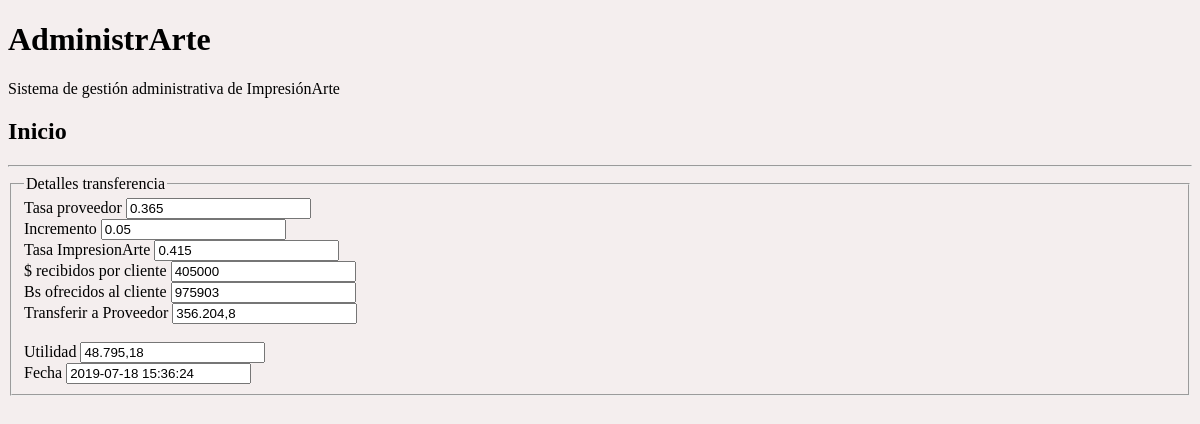
Page /controlador/detallesTrans.php?ID_Transferencia=39 on the committed database.
### tables this page shows
CREATE TABLE `transferencia` (
  `ID_Transferencia` int(11) NOT NULL,
  `ID_Usuario` int(3) NOT NULL,
  `ID_TT` int(11) NOT NULL,
  `banco` varchar(30) NOT NULL,
  `numero` varchar(30) NOT NULL,
  `monto_pesos` varchar(10) NOT NULL,
  `recibe_Bs` varchar(10) NOT NULL,
  `transferirProveedor` varchar(10) NOT NULL,
  `utilidad` varchar(10) NOT NULL,
  `fecha` datetime NOT NULL
);

CREATE TABLE `tasa_transferencia` (
  `ID_TT` int(11) NOT NULL,
  `tasa_proveedor` decimal(11,3) NOT NULL,
  `incremento` decimal(11,3) NOT NULL,
  `tasa_impresionarte` decimal(11,3) NOT NULL,
  `fecha` date NOT NULL
);

### modelo/consultaDetalleTransferencia.php (called while the page is built)
<?php
    $Consulta_1="SELECT transferencia.fecha, transferencia.transferirProveedor, tasa_Proveedor, incremento, tasa_impresionarte, recibe_Bs, monto_pesos, utilidad FROM tasa_transferencia INNER JOIN transferencia ON tasa_transferencia.ID_TT=transferencia.ID_TT INNER JOIN usuariotransferencia ON transferencia.ID_Usuario=usuariotransferencia.ID_UT WHERE transferencia.ID_Transferencia= $ID_Transferencia";
    $Recordset_1= mysqli_query($Conexion, $Consulta_1);
    $Resultado_1= mysqli_fetch_array($Recordset_1);
    $Tasa= $Resultado_1["tasa_Proveedor"];
    $TasaImpresioArte= $Resultado_1["tasa_impresionarte"];
    $Incremento= $Resultado_1["incremento"];
    $Monto= $Resultado_1["monto_pesos"];
    $BS_Recibe= $Resultado_1["recibe_Bs"];
    $Utilidad= $Resultado_1["utilidad"];
    $TrasferirProveedor= $Resultado_1["transferirProveedor"];
    $Fecha= $Resultado_1["fecha"];
    $Tasa= rtrim($Tasa, '0');
    $Incremento= rtrim($Incremento, '0');
?>

### controlador/detallesTrans.php (the view)
<?php
$ID_Transferencia= $_GET["ID_Transferencia"];
?>
<!DOCTYPE html>
<html>
    <head>
	    <link rel="stylesheet" type="text/css" href="../css/Estilos_AdministrArte.css">
    </head>
    <body>
        <div id="Principal">
            <?php
                include("../conexion/Conexion_BD.php");
                include("../modulos/header.php");
                include("../modelo/consultaDetalleTransferencia.php");
            ?>
        </div>
        <div>
            <fieldset class="">
                <legend>Detalles transferencia</legend>
                <label>Tasa proveedor</label>
                <input type="text" value="<?php echo $Tasa;?>" >
                <br>
                <label>Incremento</label>
                <input type="text" value="<?php echo $Incremento;?>" >
                <br>
                <label>Tasa ImpresionArte</label>
                <input type="text" value="<?php echo $TasaImpresioArte;?>">
                <br>
                <label>$ recibidos por cliente</label>
                <input type="text" value="<?php echo $Monto;?>">
                <br>
                <label>Bs ofrecidos al cliente</label>
                <input type="text"  value="<?php echo $BS_Recibe;?>">
                <br>
                <label>Transferir a Proveedor</label>
                <input type="text"  value="<?php echo $TrasferirProveedor;?>">
                <br><br>
                <label>Utilidad</label>
                <input type="text"  value="<?php echo $Utilidad;?>">
                <br>
                <label>Fecha</label>
                <input type="text"  value="<?php echo $Fecha;?>">
            </fieldset>
        </div>

### css/Estilos_AdministrArte.css (style rules this page uses)
body { background-color: rgba(148, 89, 89, 0.1); }

### rows in the picture
transferencia: ID_TT.tasa_proveedor "0.365", ID_TT.incremento "0.05", ID_TT.tasa_impresionarte "0.415", monto_pesos "405000", recibe_Bs "975903", transferirProveedor "356.204,8", utilidad "48.795,18", fecha "2019-07-18 15:36:24"

### other values in the picture
$Titulo "Inicio"
